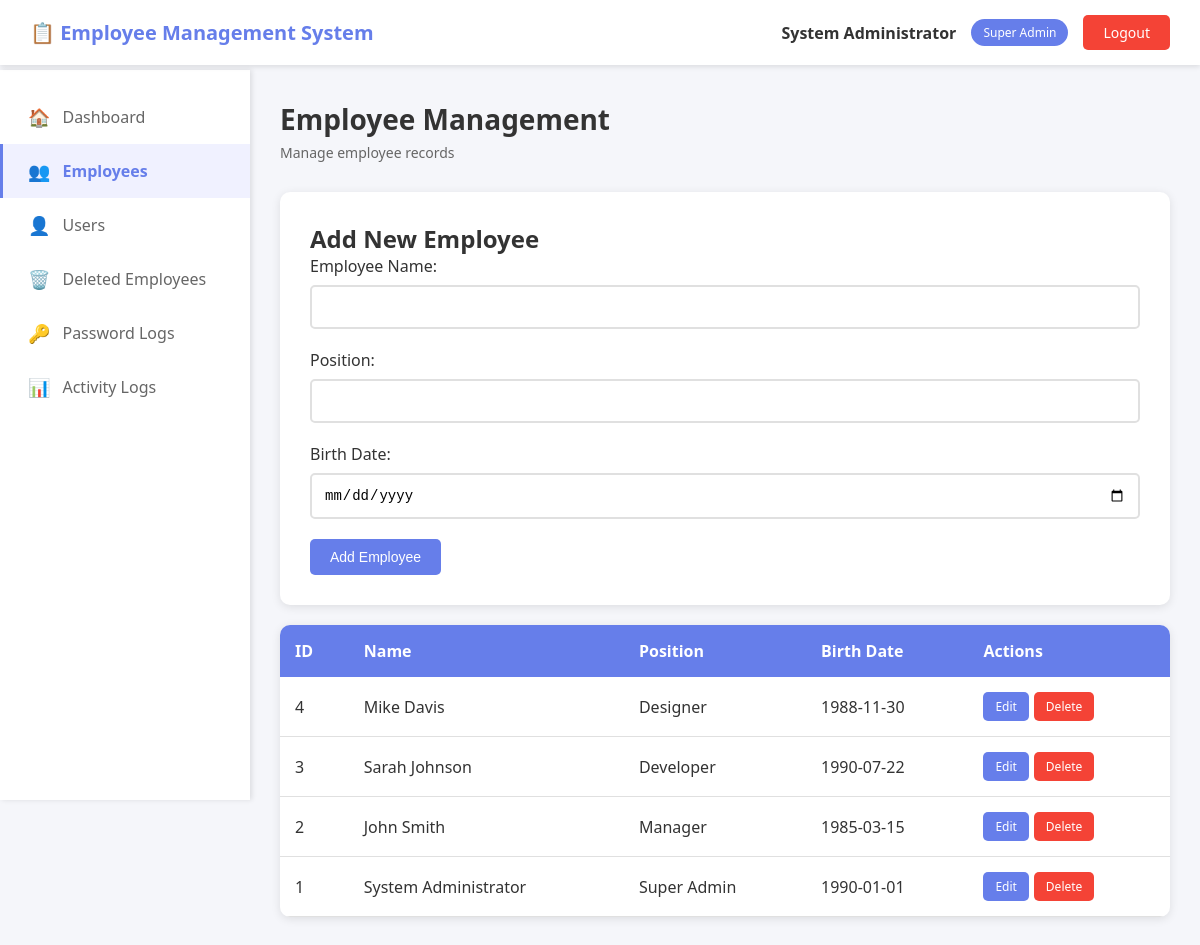
Page /employees.php (signed in) on the committed database.
### tables this page shows
CREATE TABLE IF NOT EXISTS Employee (
    empID INT PRIMARY KEY AUTO_INCREMENT,
    name VARCHAR(100) NOT NULL,
    position VARCHAR(100) NOT NULL,
    birthdate DATE NOT NULL,
    is_deleted TINYINT(1) DEFAULT 0,
    deleted_at DATETIME NULL,
    deleted_by INT NULL,
    created_at DATETIME DEFAULT CURRENT_TIMESTAMP,
    updated_at DATETIME DEFAULT CURRENT_TIMESTAMP ON UPDATE CURRENT_TIMESTAMP
);

### db_connect.php (called while the page is built, shortened)
<?php
function isLoggedIn() {
    return isset($_SESSION['user_id']);
}
function hasRole($roles) {
    return in_array($_SESSION['role'], $roles);
}
function e($data) {
    return htmlspecialchars($data, ENT_QUOTES, 'UTF-8');
}
?>

### employees.php (the view, shortened to what this page needs)
<?php
include 'db_connect.php';
$sql = "SELECT * FROM Employee WHERE is_deleted = 0 ORDER BY empID DESC";
$employees = $conn->query($sql)->fetchAll(PDO::FETCH_ASSOC);
$edit_employee = null;
?>
<!DOCTYPE html>
<html>
<head>
    <link rel="stylesheet" href="style.css">
</head>
<body>
    <?php include 'includes/header.php'; ?>
    <div class="main-container">
        <?php include 'includes/sidebar.php'; ?>
        <div class="content">
            <div class="page-header">
                <h1>Employee Management</h1>
                <p>Manage employee records</p>
            </div>
            <div class="form-container">
                <h2><?php echo $edit_employee ? 'Edit Employee' : 'Add New Employee'; ?></h2>
                <form method="POST" action="">
                    <div class="form-group">
                        <label for="name">Employee Name:</label>
                        <input type="text" id="name" name="name" required
                               value="<?php echo $edit_employee ? e($edit_employee['name']) : ''; ?>">
                    </div>
                    <div class="form-group">
                        <label for="position">Position:</label>
                        <input type="text" id="position" name="position" required
                               value="<?php echo $edit_employee ? e($edit_employee['position']) : ''; ?>">
                    </div>
                    <div class="form-group">
                        <label for="birthdate">Birth Date:</label>
                        <input type="date" id="birthdate" name="birthdate" required
                               value="<?php echo $edit_employee ? e($edit_employee['birthdate']) : ''; ?>">
                    </div>
                    <button type="submit" class="btn btn-primary">
                        <?php echo $edit_employee ? 'Update Employee' : 'Add Employee'; ?>
                    </button>
                </form>
            </div>
            <div class="table-container">
                <table>
                    <thead>
                        <tr>
                            <th>ID</th>
                            <th>Name</th>
                            <th>Position</th>
                            <th>Birth Date</th>
                            <th>Actions</th>
                        </tr>
                    </thead>
                    <tbody>
                        <?php foreach ($employees as $emp): ?>
                        <tr>
                            <td><?php echo e($emp['empID']); ?></td>
                            <td><?php echo e($emp['name']); ?></td>
                            <td><?php echo e($emp['position']); ?></td>
                            <td><?php echo e($emp['birthdate']); ?></td>
                            <td>
                                <div class="action-buttons">
                                    <a href="?edit=<?php echo $emp['empID']; ?>" class="btn btn-sm btn-primary">Edit</a>
                                    <?php if (hasRole(['admin', 'super_admin'])): ?>
                                        <a href="?delete=<?php echo $emp['empID']; ?>"
                                           class="btn btn-sm btn-danger"
                                           onclick="return confirm('Move this employee to deleted records?')">
                                           Delete
                                        </a>
                                    <?php else: ?>
                                        <span class="badge badge-warning">No Delete Permission</span>
                                    <?php endif; ?>
                                </div>
                            </td>
                        </tr>
                        <?php endforeach; ?>
                    </tbody>
                </table>
            </div>
        </div>
    </div>
</body>
</html>

### style.css (style rules this page uses)
* { margin: 0; padding: 0; box-sizing: border-box; }
body { font-family: 'Segoe UI', Tahoma, Geneva, Verdana, sans-serif; background: #f5f6fa; color: #333; }
.main-container { display: flex; margin-top: 70px; min-height: calc(100vh - 70px); }
.content { flex: 1; margin-left: 250px; padding: 30px; }
.page-header { margin-bottom: 30px; }
.page-header h1 { font-size: 28px; color: #333; margin-bottom: 5px; }
.page-header p { color: #666; font-size: 14px; }
.table-container { background: white; border-radius: 10px; box-shadow: 0 2px 10px rgba(0,0,0,0.1); overflow: hidden; }
table { width: 100%; border-collapse: collapse; }
thead { background: #667eea; color: white; }
th { padding: 15px; text-align: left; font-weight: 600; }
td { padding: 15px; border-bottom: 1px solid #e0e0e0; }
.form-container { background: white; padding: 30px; border-radius: 10px; box-shadow: 0 2px 10px rgba(0,0,0,0.1); margin-bottom: 20px; }
.form-group { margin-bottom: 20px; }
label { display: block; margin-bottom: 8px; color: #333; font-weight: 500; }
input[type="text"], input[type="date"], input[type="password"], select { width: 100%; padding: 12px; border: 2px solid #e0e0e0; border-radius: 5px; font-size: 14px; transition: border-color 0.3s; }
.btn { padding: 10px 20px; border: none; border-radius: 5px; cursor: pointer; font-size: 14px; text-decoration: none; display: inline-block; transition: all 0.3s; }
.btn-primary { background: #667eea; color: white; }
.btn-danger { background: #f44336; color: white; }
.btn-sm { padding: 6px 12px; font-size: 12px; }
.action-buttons { display: flex; gap: 5px; }

### rows in the picture
employee: empID "4", name "Mike Davis", position "Designer", birthdate "1988-11-30"
employee: empID "3", name "Sarah Johnson", position "Developer", birthdate "1990-07-22"
employee: empID "2", name "John Smith", position "Manager", birthdate "1985-03-15"
employee: empID "1", name "System Administrator", position "Super Admin", birthdate "1990-01-01"

### other values in the picture
$_SESSION['emp_name'] "System Administrator"
str_replace('_', ' ', $_SESSION['role']) "Super Admin"
